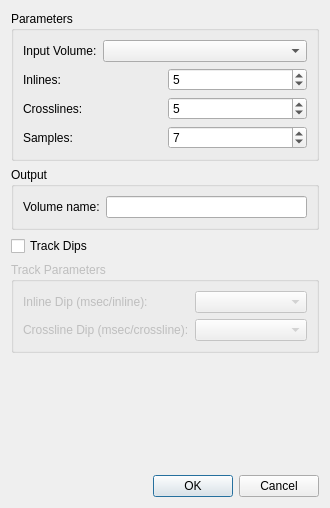
<?xml version="1.0" encoding="UTF-8"?>
<ui version="4.0">
 <class>SemblanceVolumeDialog</class>
 <widget class="QDialog" name="SemblanceVolumeDialog">
  <property name="geometry">
   <rect>
    <x>0</x>
    <y>0</y>
    <width>330</width>
    <height>508</height>
   </rect>
  </property>
  <property name="windowTitle">
   <string>Volume Semblance</string>
  </property>
  <property name="windowIcon">
   <iconset resource="../ProjectViewer/icons.qrc">
    <normaloff>:/icons/images/logo_fs_64x64.png</normaloff>:/icons/images/logo_fs_64x64.png</iconset>
  </property>
  <layout class="QVBoxLayout" name="verticalLayout">
   <item>
    <widget class="QGroupBox" name="groupBox_2">
     <property name="title">
      <string>Parameters</string>
     </property>
     <layout class="QGridLayout" name="gridLayout_3">
      <item row="0" column="0" colspan="2">
       <layout class="QHBoxLayout" name="horizontalLayout_2">
        <item>
         <widget class="QLabel" name="label_2">
          <property name="text">
           <string>Input Volume:</string>
          </property>
         </widget>
        </item>
        <item>
         <widget class="QComboBox" name="cbInputVolume">
          <property name="sizePolicy">
           <sizepolicy hsizetype="Preferred" vsizetype="Fixed">
            <horstretch>1</horstretch>
            <verstretch>0</verstretch>
           </sizepolicy>
          </property>
         </widget>
        </item>
       </layout>
      </item>
      <item row="1" column="0">
       <widget class="QLabel" name="label_9">
        <property name="text">
         <string>Inlines:</string>
        </property>
       </widget>
      </item>
      <item row="1" column="1">
       <widget class="QSpinBox" name="sbInlines">
        <property name="minimum">
         <number>1</number>
        </property>
        <property name="maximum">
         <number>99</number>
        </property>
        <property name="singleStep">
         <number>2</number>
        </property>
        <property name="value">
         <number>5</number>
        </property>
       </widget>
      </item>
      <item row="2" column="0">
       <widget class="QLabel" name="label_8">
        <property name="text">
         <string>Crosslines:</string>
        </property>
       </widget>
      </item>
      <item row="2" column="1">
       <widget class="QSpinBox" name="sbCrosslines">
        <property name="minimum">
         <number>1</number>
        </property>
        <property name="maximum">
         <number>99</number>
        </property>
        <property name="singleStep">
         <number>2</number>
        </property>
        <property name="value">
         <number>5</number>
        </property>
       </widget>
      </item>
      <item row="3" column="0">
       <widget class="QLabel" name="label_7">
        <property name="text">
         <string>Samples:</string>
        </property>
       </widget>
      </item>
      <item row="3" column="1">
       <widget class="QSpinBox" name="sbSamples">
        <property name="minimum">
         <number>1</number>
        </property>
        <property name="maximum">
         <number>99</number>
        </property>
        <property name="singleStep">
         <number>2</number>
        </property>
        <property name="value">
         <number>7</number>
        </property>
       </widget>
      </item>
     </layout>
    </widget>
   </item>
   <item>
    <widget class="QGroupBox" name="groupBox_3">
     <property name="title">
      <string>Output</string>
     </property>
     <layout class="QHBoxLayout" name="horizontalLayout_3">
      <item>
       <widget class="QLabel" name="label">
        <property name="text">
         <string>Volume name:</string>
        </property>
       </widget>
      </item>
      <item>
       <widget class="QLineEdit" name="leVolume"/>
      </item>
     </layout>
    </widget>
   </item>
   <item>
    <widget class="QCheckBox" name="cbTrack">
     <property name="text">
      <string>Track Dips</string>
     </property>
    </widget>
   </item>
   <item>
    <widget class="QGroupBox" name="gbTrack">
     <property name="enabled">
      <bool>false</bool>
     </property>
     <property name="title">
      <string>Track Parameters</string>
     </property>
     <layout class="QGridLayout" name="gridLayout">
      <item row="1" column="0">
       <widget class="QLabel" name="label_5">
        <property name="text">
         <string>Crossline Dip (msec/crossline):</string>
        </property>
       </widget>
      </item>
      <item row="1" column="1">
       <widget class="QComboBox" name="cbXlDip"/>
      </item>
      <item row="0" column="0">
       <widget class="QLabel" name="label_3">
        <property name="text">
         <string>Inline Dip (msec/inline):</string>
        </property>
       </widget>
      </item>
      <item row="0" column="1">
       <widget class="QComboBox" name="cbIlDip"/>
      </item>
     </layout>
    </widget>
   </item>
   <item>
    <spacer name="verticalSpacer">
     <property name="orientation">
      <enum>Qt::Vertical</enum>
     </property>
     <property name="sizeHint" stdset="0">
      <size>
       <width>20</width>
       <height>40</height>
      </size>
     </property>
    </spacer>
   </item>
   <item>
    <widget class="QDialogButtonBox" name="buttonBox">
     <property name="orientation">
      <enum>Qt::Horizontal</enum>
     </property>
     <property name="standardButtons">
      <set>QDialogButtonBox::Cancel|QDialogButtonBox::Ok</set>
     </property>
    </widget>
   </item>
  </layout>
 </widget>
 <tabstops>
  <tabstop>cbInputVolume</tabstop>
  <tabstop>sbInlines</tabstop>
  <tabstop>sbCrosslines</tabstop>
  <tabstop>sbSamples</tabstop>
  <tabstop>leVolume</tabstop>
  <tabstop>cbTrack</tabstop>
  <tabstop>cbIlDip</tabstop>
  <tabstop>cbXlDip</tabstop>
 </tabstops>
 <resources>
  <include location="../ProjectViewer/icons.qrc"/>
 </resources>
 <connections>
  <connection>
   <sender>buttonBox</sender>
   <signal>accepted()</signal>
   <receiver>SemblanceVolumeDialog</receiver>
   <slot>accept()</slot>
   <hints>
    <hint type="sourcelabel">
     <x>248</x>
     <y>254</y>
    </hint>
    <hint type="destinationlabel">
     <x>157</x>
     <y>274</y>
    </hint>
   </hints>
  </connection>
  <connection>
   <sender>buttonBox</sender>
   <signal>rejected()</signal>
   <receiver>SemblanceVolumeDialog</receiver>
   <slot>reject()</slot>
   <hints>
    <hint type="sourcelabel">
     <x>316</x>
     <y>260</y>
    </hint>
    <hint type="destinationlabel">
     <x>286</x>
     <y>274</y>
    </hint>
   </hints>
  </connection>
  <connection>
   <sender>cbTrack</sender>
   <signal>toggled(bool)</signal>
   <receiver>gbTrack</receiver>
   <slot>setEnabled(bool)</slot>
   <hints>
    <hint type="sourcelabel">
     <x>54</x>
     <y>282</y>
    </hint>
    <hint type="destinationlabel">
     <x>115</x>
     <y>365</y>
    </hint>
   </hints>
  </connection>
 </connections>
</ui>
